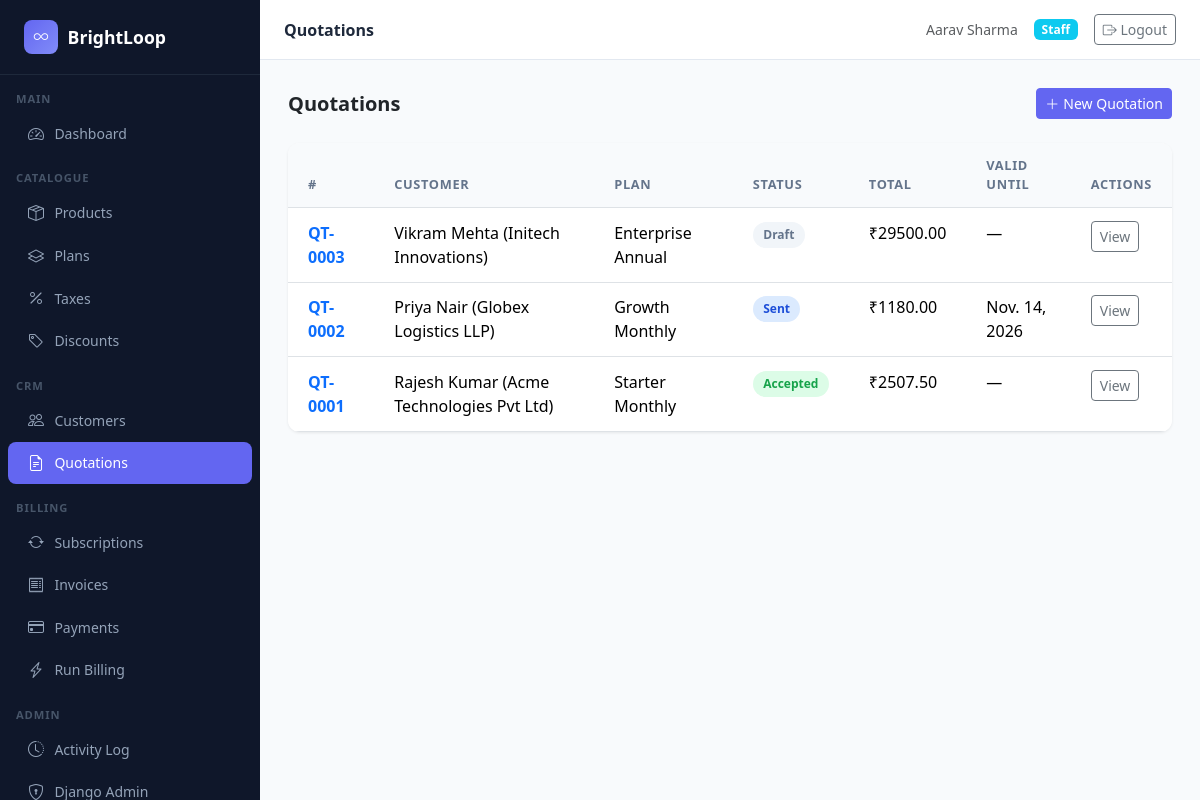
The app's page /quotations/ (signed in) with its own data.
### quotations/models.py (models this page shows, shortened)
class Quotation(models.Model):
    STATUS_CHOICES = [
        ('DRAFT', 'Draft'),
        ('SENT', 'Sent'),
        ('ACCEPTED', 'Accepted'),
        ('REJECTED', 'Rejected'),
    ]
    customer = models.ForeignKey(CustomerProfile, on_delete=models.PROTECT, related_name='quotations')
    plan = models.ForeignKey(SubscriptionPlan, on_delete=models.PROTECT, related_name='quotations')
    tax = models.ForeignKey(TaxConfiguration, on_delete=models.SET_NULL, null=True, blank=True)
    discount = models.ForeignKey(DiscountConfiguration, on_delete=models.SET_NULL, null=True, blank=True)
    status = models.CharField(max_length=20, choices=STATUS_CHOICES, default='DRAFT')
    base_price = models.DecimalField(max_digits=10, decimal_places=2, null=True, blank=True)
    discount_amount = models.DecimalField(max_digits=10, decimal_places=2, default=Decimal('0.00'))
    tax_amount = models.DecimalField(max_digits=10, decimal_places=2, default=Decimal('0.00'))
    total_amount = models.DecimalField(max_digits=10, decimal_places=2, null=True, blank=True)
    valid_until = models.DateField(null=True, blank=True)
    notes = models.TextField(blank=True)
    created_by = models.ForeignKey(User, on_delete=models.SET_NULL, null=True, related_name='created_quotations')
    created_at = models.DateTimeField(auto_now_add=True)
    updated_at = models.DateTimeField(auto_now=True)
    class Meta:
        ordering = ['-created_at']
        verbose_name = "Quotation"
        verbose_name_plural = "Quotations"

### accounts/models.py (models this page shows)
class CustomerProfile(models.Model):
    user = models.OneToOneField(User, on_delete=models.CASCADE, related_name='customer_profile')
    company_name = models.CharField(max_length=200, blank=True)
    phone = models.CharField(max_length=20, blank=True)
    address = models.TextField(blank=True)
    gst_number = models.CharField(max_length=20, blank=True)
    created_at = models.DateTimeField(auto_now_add=True)
    updated_at = models.DateTimeField(auto_now=True)
    def __str__(self):
        return f"{self.user.get_full_name() or self.user.username} ({self.company_name})"
    class Meta:
        verbose_name = "Customer Profile"
        verbose_name_plural = "Customer Profiles"
        ordering = ['-created_at']

### products/models.py (models this page shows, shortened)
class SubscriptionPlan(models.Model):
    BILLING_CYCLE_CHOICES = [
        ('MONTHLY', 'Monthly'),
        ('QUARTERLY', 'Quarterly'),
        ('ANNUALLY', 'Annually'),
    ]
    product = models.ForeignKey(Product, on_delete=models.PROTECT, related_name='plans')
    name = models.CharField(max_length=200)
    description = models.TextField(blank=True)
    billing_cycle = models.CharField(max_length=20, choices=BILLING_CYCLE_CHOICES, default='MONTHLY')
    base_price = models.DecimalField(max_digits=10, decimal_places=2)
    is_active = models.BooleanField(default=True)
    created_at = models.DateTimeField(auto_now_add=True)
    updated_at = models.DateTimeField(auto_now=True)
    class Meta:
        ordering = ['product', 'name']

### quotations/views.py (the view)
# urls.py: path('', views.quotation_list, name='quotation_list'),
@login_required
def quotation_list(request):
    if request.user.is_staff or request.user.is_superuser:
        quotations = Quotation.objects.select_related('customer__user', 'plan').all()
    elif hasattr(request.user, 'customer_profile'):
        quotations = Quotation.objects.filter(customer=request.user.customer_profile).select_related('plan')
    else:
        quotations = Quotation.objects.none()
    return render(request, 'quotations/quotation_list.html', {'quotations': quotations})

### templates/quotations/quotation_list.html (shortened to what this page needs)
{% extends "base.html" %}
{% block page_title %}Quotations{% endblock %}
{% block content %}
<div class="d-flex justify-content-between align-items-center mb-4">
  <h5 class="fw-semibold mb-0">Quotations</h5>
  {% if user.is_staff or user.is_superuser %}
  <a href="{% url 'quotations:quotation_create' %}" class="btn btn-primary btn-sm"><i class="bi bi-plus-lg me-1"></i>New Quotation</a>
  {% endif %}
</div>
<div class="table-card">
  <table class="table table-hover mb-0">
    <thead><tr><th>#</th><th>Customer</th><th>Plan</th><th>Status</th><th>Total</th><th>Valid Until</th><th>Actions</th></tr></thead>
    <tbody>
      {% for qt in quotations %}
      <tr>
        <td><a href="{% url 'quotations:quotation_detail' qt.pk %}" class="fw-semibold text-decoration-none">QT-{{ qt.pk|stringformat:"04d" }}</a></td>
        <td>{{ qt.customer }}</td>
        <td>{{ qt.plan.name }}</td>
        <td><span class="status-badge badge-{{ qt.status|lower }}">{{ qt.get_status_display }}</span></td>
        <td>₹{{ qt.total_amount|floatformat:2 }}</td>
        <td>{{ qt.valid_until|default:"—" }}</td>
        <td><a href="{% url 'quotations:quotation_detail' qt.pk %}" class="btn btn-sm btn-outline-secondary">View</a></td>
      </tr>
      {% empty %}
      <tr><td colspan="7" class="text-center text-muted py-4">No quotations yet.</td></tr>
      {% endfor %}
    </tbody>
  </table>
</div>
{% endblock %}

### templates/base.html (shortened to what this page needs)
<!DOCTYPE html>
<html lang="en" data-bs-theme="light">
<head>
  <link href="https://cdn.jsdelivr.net/npm/bootstrap@5.3.3/dist/css/bootstrap.min.css" rel="stylesheet">
  <link href="https://cdn.jsdelivr.net/npm/bootstrap-icons@1.11.3/font/bootstrap-icons.min.css" rel="stylesheet">
</head>
<body>
{% if user.is_authenticated %}
<nav class="sidebar">
  <a class="sidebar-brand" href="{% url 'dashboard:index' %}">
    <div class="logo-circle"><i class="bi bi-infinity"></i></div>
    BrightLoop
  </a>
  <div class="pt-2">
    <div class="sidebar-section">Main</div>
    <a href="{% url 'dashboard:index' %}" class="nav-link {% if request.resolver_match.app_name == 'dashboard' %}active{% endif %}">
      <i class="bi bi-speedometer2"></i> Dashboard
    </a>
    {% if user.is_staff or user.is_superuser %}
    <div class="sidebar-section mt-2">Catalogue</div>
    <a href="{% url 'products:product_list' %}" class="nav-link {% if request.resolver_match.app_name == 'products' and 'plan' not in request.path and 'tax' not in request.path and 'discount' not in request.path %}active{% endif %}">
      <i class="bi bi-box-seam"></i> Products
    </a>
    <a href="{% url 'products:plan_list' %}" class="nav-link {% if 'plans' in request.path %}active{% endif %}">
      <i class="bi bi-layers"></i> Plans
    </a>
    <a href="{% url 'products:tax_list' %}" class="nav-link {% if 'taxes' in request.path %}active{% endif %}">
      <i class="bi bi-percent"></i> Taxes
    </a>
    <a href="{% url 'products:discount_list' %}" class="nav-link {% if 'discounts' in request.path %}active{% endif %}">
      <i class="bi bi-tag"></i> Discounts
    </a>
    <div class="sidebar-section mt-2">CRM</div>
    <a href="{% url 'accounts:customer_list' %}" class="nav-link {% if request.resolver_match.app_name == 'accounts' %}active{% endif %}">
      <i class="bi bi-people"></i> Customers
    </a>
    <a href="{% url 'quotations:quotation_list' %}" class="nav-link {% if request.resolver_match.app_name == 'quotations' %}active{% endif %}">
      <i class="bi bi-file-earmark-text"></i> Quotations
    </a>
    <div class="sidebar-section mt-2">Billing</div>
    <a href="{% url 'subscriptions:subscription_list' %}" class="nav-link {% if request.resolver_match.app_name == 'subscriptions' %}active{% endif %}">
      <i class="bi bi-arrow-repeat"></i> Subscriptions
    </a>
    <a href="{% url 'billing:invoice_list' %}" class="nav-link {% if 'invoices' in request.path %}active{% endif %}">
      <i class="bi bi-receipt"></i> Invoices
    </a>
    <a href="{% url 'billing:payment_list' %}" class="nav-link {% if 'payments' in request.path %}active{% endif %}">
      <i class="bi bi-credit-card"></i> Payments
    </a>
    <a href="{% url 'billing:run_billing' %}" class="nav-link {% if 'run-billing' in request.path %}active{% endif %}">
      <i class="bi bi-lightning-charge"></i> Run Billing
    </a>
    <div class="sidebar-section mt-2">Admin</div>
    <a href="{% url 'accounts:activity_log' %}" class="nav-link {% if 'activity' in request.path %}active{% endif %}">
      <i class="bi bi-clock-history"></i> Activity Log
    </a>
    <a href="/admin/" class="nav-link">
      <i class="bi bi-shield-lock"></i> Django Admin
    </a>
    {% endif %}
  </div>
</nav>
<div class="main-wrapper">
  <div class="topbar">
    <span class="page-title">{% block page_title %}BrightLoop{% endblock %}</span>
    <div class="d-flex align-items-center gap-3">
      <span class="text-muted small">{{ user.get_full_name|default:user.username }}</span>
      {% if user.is_superuser %}
        <span class="badge bg-danger">Admin</span>
      {% elif user.is_staff %}
        <span class="badge bg-info">Staff</span>
      {% else %}
        <span class="badge bg-secondary">Customer</span>
      {% endif %}
      <form method="post" action="{% url 'accounts:logout' %}" class="d-inline mb-0">
        <button type="submit" class="btn btn-sm btn-outline-secondary">
          <i class="bi bi-box-arrow-right"></i> Logout
        </button>
      </form>
    </div>
  </div>
  <div class="content-area">
    {% block content %}{% endblock %}
  </div>
</div>
{% else %}
  {% block auth_content %}{% endblock %}
{% endif %}
</body>
</html>

### templates/base.html (style rules this page uses)
:root { --sidebar-bg: #0f172a; --sidebar-text: #94a3b8; --sidebar-active: #6366f1; --sidebar-hover: #1e293b; --sidebar-width: 260px; --topbar-height: 60px; }
body { background: #f8fafc; font-family: 'Segoe UI', system-ui, sans-serif; }
.sidebar { position: fixed; top: 0; left: 0; bottom: 0; width: var(--sidebar-width); background: var(--sidebar-bg); z-index: 1000; overflow-y: auto; transition: transform .3s; }
.sidebar-brand { padding: 1.25rem 1.5rem; border-bottom: 1px solid #1e293b; color: #fff; font-size: 1.1rem; font-weight: 700; display: flex; align-items: center; gap: .6rem; text-decoration: none; }
.sidebar-brand .logo-circle { width: 34px; height: 34px; border-radius: 8px; background: linear-gradient(135deg, #6366f1, #818cf8); display: flex; align-items: center; justify-content: center; font-size: .9rem; color: #fff; }
.sidebar-section { padding: .5rem 1rem .25rem; font-size: .7rem; font-weight: 600; color: #475569; text-transform: uppercase; letter-spacing: .08em; }
.sidebar .nav-link { color: var(--sidebar-text); padding: .55rem 1.25rem; border-radius: 8px; margin: 1px 8px; display: flex; align-items: center; gap: .65rem; font-size: .875rem; transition: all .15s; }
.sidebar .nav-link.active { background: var(--sidebar-active); color: #fff; }
.sidebar .nav-link .bi { font-size: 1rem; }
.main-wrapper { margin-left: var(--sidebar-width); min-height: 100vh; display: flex; flex-direction: column; }
.topbar { height: var(--topbar-height); background: #fff; border-bottom: 1px solid #e2e8f0; display: flex; align-items: center; justify-content: space-between; padding: 0 1.5rem; position: sticky; top: 0; z-index: 100; }
.topbar .page-title { font-size: 1rem; font-weight: 600; color: #1e293b; }
.content-area { padding: 1.75rem; flex: 1; }
.table-card { background: #fff; border-radius: 12px; box-shadow: 0 1px 3px rgba(0,0,0,.08); overflow: hidden; }
.table-card .table { margin: 0; }
.table-card .table th { background: #f8fafc; border-top: none; font-size: .8rem; font-weight: 600; color: #64748b; text-transform: uppercase; letter-spacing: .05em; }
.table > :not(caption) > * > * { padding: .8rem 1.25rem; }
.badge-draft { background: #f1f5f9; color: #64748b; }
.badge-sent { background: #dbeafe; color: #1d4ed8; }
.badge-accepted { background: #dcfce7; color: #16a34a; }
.status-badge { display: inline-flex; align-items: center; gap: .3rem; padding: .25rem .65rem; border-radius: 999px; font-size: .75rem; font-weight: 600; }
.btn-primary { background: #6366f1; border-color: #6366f1; }

### records on screen
Quotation: pk "0003", customer "Vikram Mehta (Initech Innovations)", plan.name "Enterprise Annual", status "Draft", total_amount "29500.00", valid_until "—"
Quotation: pk "0002", customer "Priya Nair (Globex Logistics LLP)", plan.name "Growth Monthly", status "Sent", total_amount "1180.00", valid_until "Nov. 14, 2026"
Quotation: pk "0001", customer "Rajesh Kumar (Acme Technologies Pvt Ltd)", plan.name "Starter Monthly", status "Accepted", total_amount "2507.50", valid_until "—"

### other values on screen
{{ user.get_full_name|default:user.username }} "Aarav Sharma"
